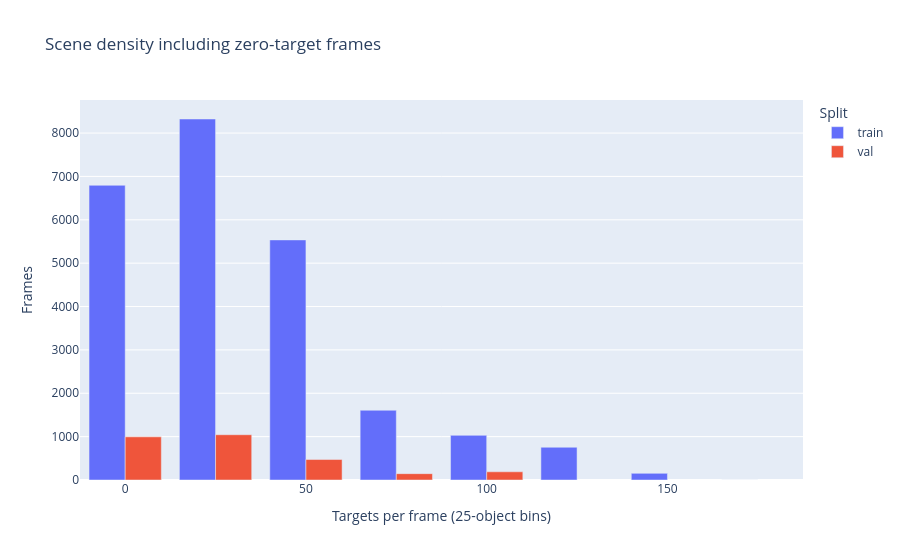

Notebook cell for this chart:
### Code cell
density_bins = (
    labeled_frames.with_columns((pl.col("target_count") // 25 * 25).alias("bin_start"))
    .group_by("split", "bin_start")
    .len(name="frame_count")
    .sort("split", "bin_start")
)

px.bar(
    density_bins,
    x="bin_start",
    y="frame_count",
    color="split",
    barmode="group",
    labels={
        "bin_start": "Targets per frame (25-object bins)",
        "frame_count": "Frames",
        "split": "Split",
    },
    title="Scene density including zero-target frames",
)

### Figure 1 — Plotly figure (JSON) as saved in the notebook; plotly's stock layout.template omitted (floating-point values rounded to 4 significant figures)
{"data": [{"alignmentgroup": "True", "hovertemplate": "Split=train<br>Targets per frame (25-object bins)=%{x}<br>Frames=%{y}<extra></extra>", "legendgroup": "train", "marker": {"color": "#636efa", "pattern": {"shape": ""}}, "name": "train", "offsetgroup": "train", "orientation": "v", "showlegend": true, "textposition": "auto", "type": "bar", "x": [0, 25, 50, 75, 100, 125, 150, 175], "xaxis": "x", "y": [6795, 8324, 5536, 1608, 1029, 755, 153, 1], "yaxis": "y"}, {"alignmentgroup": "True", "hovertemplate": "Split=val<br>Targets per frame (25-object bins)=%{x}<br>Frames=%{y}<extra></extra>", "legendgroup": "val", "marker": {"color": "#EF553B", "pattern": {"shape": ""}}, "name": "val", "offsetgroup": "val", "orientation": "v", "showlegend": true, "textposition": "auto", "type": "bar", "x": [0, 25, 50, 75, 100], "xaxis": "x", "y": [995, 1044, 472, 146, 189], "yaxis": "y"}], "layout": {"barmode": "group", "legend": {"title": {"text": "Split"}, "tracegroupgap": 0}, "title": {"text": "Scene density including zero-target frames"}, "xaxis": {"anchor": "y", "domain": [0, 1], "title": {"text": "Targets per frame (25-object bins)"}}, "yaxis": {"anchor": "x", "domain": [0, 1], "title": {"text": "Frames"}}}}
